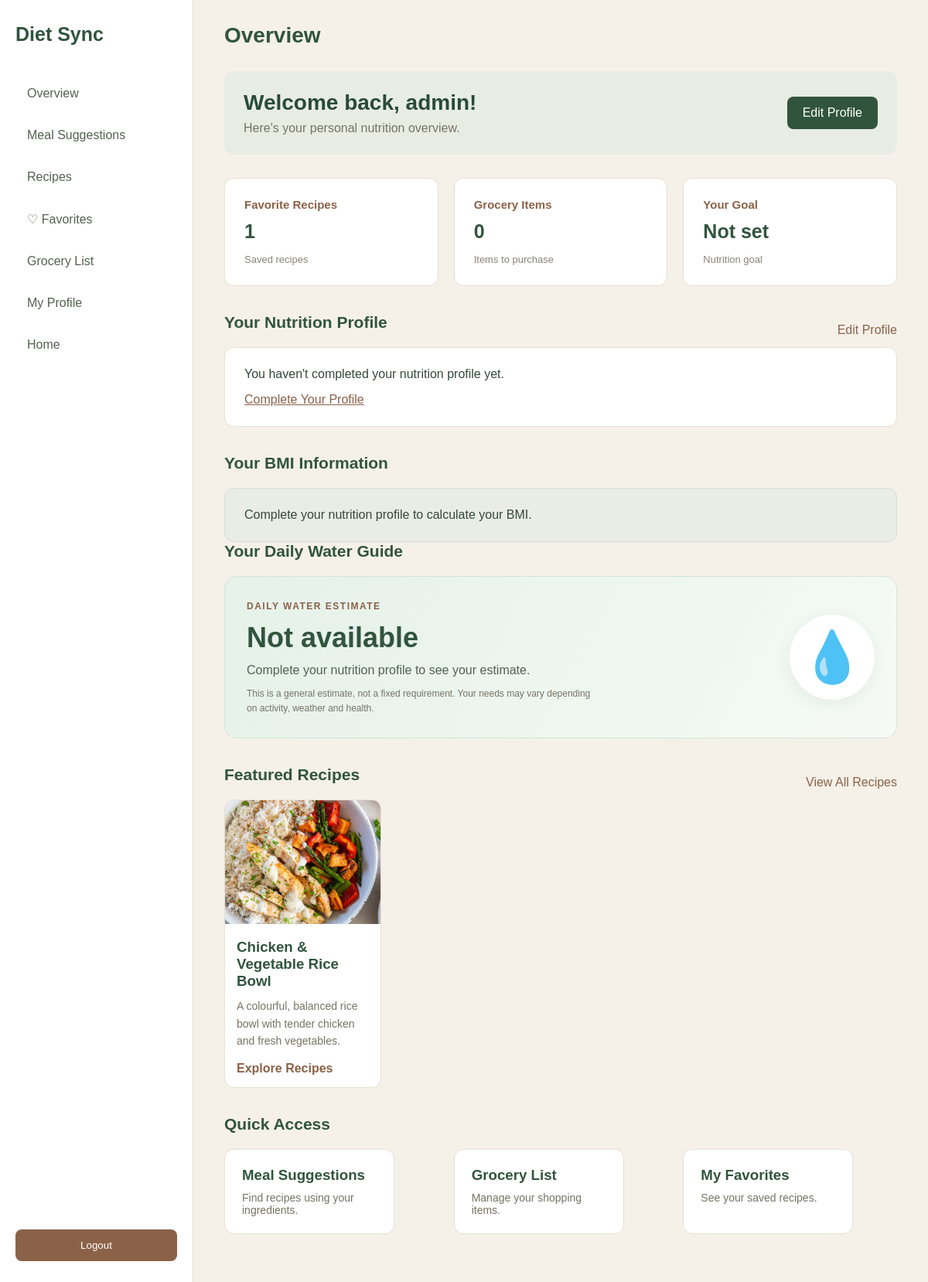
The page /dashboard/ (signed in) on the database as committed earlier.
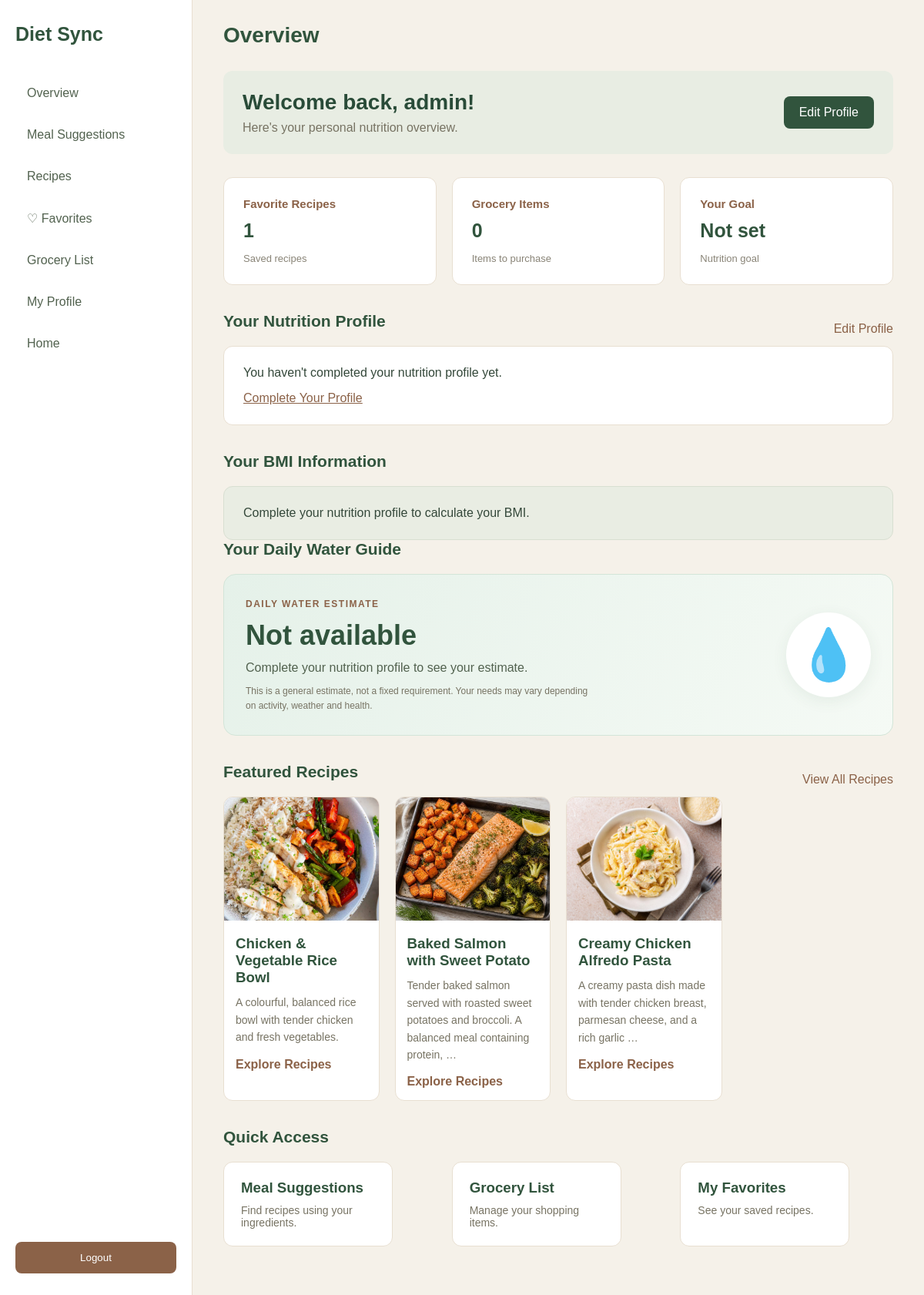
The same page on the database as committed later.
### core/models.py (models this page shows, shortened)
class Recipe(models.Model):
    MEAL_TYPES = [
        ("breakfast", "Breakfast"),
        ("lunch", "Lunch"),
        ("dinner", "Dinner"),
        ("snack", "Snacks"),
    ]
    CATEGORIES = [
        ("weight_gain", "Weight Gain"),
        ("muscle_support", "Muscle Support"),
        ("balanced", "Balanced Nutrition"),
    ]
    title = models.CharField(max_length=200)
    description = models.TextField()
    image = models.ImageField(upload_to="recipes/")
    ingredients = models.TextField()
    instructions = models.TextField()
    calories = models.IntegerField(blank=True, null=True)
    protein = models.FloatField(blank=True, null=True)
    carbs = models.FloatField(blank=True, null=True)
    fat = models.FloatField(blank=True, null=True)
    is_featured = models.BooleanField(default=False)
    created_at = models.DateTimeField(auto_now_add=True)
    meal_type = models.CharField(max_length=20, choices=MEAL_TYPES, blank=True)
    nutrition_category = models.CharField(max_length=20, choices=CATEGORIES, blank=True)
    class Meta:
        permissions = [
            ("can_manage_recipes", "Can manage recipes"),
            ("can_feature_recipes", "Can feature recipes"),
            ("can_view_all_recipes", "Can view all recipes"),
        ]
    is_deleted = models.BooleanField(default=False)
    deleted_at = models.DateTimeField(null=True, blank=True)
    objects = RecipeManager()
    all_objects = models.Manager()

### accounts/permissions.py (the view)
    def wrapper(request, *args, **kwargs):
        if not request.user.is_authenticated:
            return redirect_to_login(request.get_full_path())
        return view_func(request, *args, **kwargs)

### accounts/permissions.py (called while the page is built)
def custom_login_required(view_func):
    def wrapper(request, *args, **kwargs):
        if not request.user.is_authenticated:
            return redirect_to_login(request.get_full_path())
        return view_func(request, *args, **kwargs)
    return wrapper

### core/models.py (called while the page is built)
    def get_queryset(self):
        return super().get_queryset().filter(is_deleted=False)

### core/templates/dashboard.html (shortened to what the changed rows need)
{% extends 'dashboard_base.html' %}
{% block page_heading %}Overview{% endblock %}
{% block content %}
<div class="welcome-section">
    <div>
        <h1>Welcome back, {{ user.username }}!</h1>
    </div>
</div>
<div class="dashboard-section">
    <div class="section-heading">
        <h2>Your Nutrition Profile</h2>
    </div>
</div>
<div class="dashboard-section">
    <h2>Your BMI Information</h2>
<div class="dashboard-section">
    <h2>Your Daily Water Guide</h2>
</div>
</div>
<div class="dashboard-section">
    <div class="section-heading">
        <h2>Featured Recipes</h2>
    </div>
    <div class="recipe-grid">
        {% for recipe in recipes %}
            <div class="recipe-card">
                <img src="{{ recipe.image.url }}" alt="{{ recipe.title }}">
                <div class="recipe-card-content">
                    <h3>{{ recipe.title }}</h3>
                    <p>{{ recipe.description|truncatewords:15 }}</p>
                    <a href="{% url 'recipes' %}">Explore Recipes</a>
                </div>
            </div>
        {% empty %}
            <p>No featured recipes available yet.</p>
        {% endfor %}
    </div>
</div>
<div class="dashboard-section">
    <h2>Quick Access</h2>
</div>
{% endblock %}

Rows that differ between the two databases and show on the page:
added Recipe: image (picture), title "Baked Salmon with Sweet Potato", description "Tender baked salmon served with roasted sweet potatoes and broccoli. A balanced meal containing protein, …"
added Recipe: image (picture), title "Creamy Chicken Alfredo Pasta", description "A creamy pasta dish made with tender chicken breast, parmesan cheese, and a rich garlic …"
